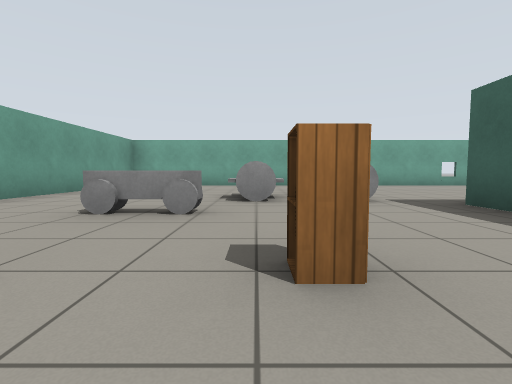
view 1 (above)

22 first-person views from a walk through a Gazebo world. The camera is 0.72 m above the floor, tilts 4° down and sees 85° across. The floor is counted in squares, 2 m on a side. Each view is taken from the middle of a square. On the plan, view 1 faces up. The plan holds only what a view shows up to about 9 squares ahead; the rest is blank. Gazebo's built-in surfaces are drawn with simple patterns.

view 2
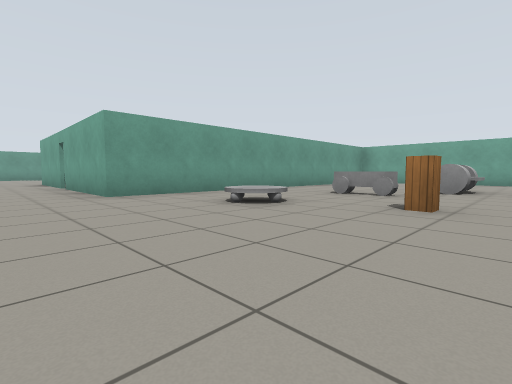

view 3
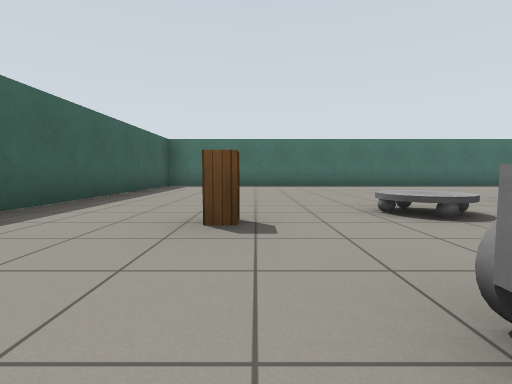

view 4
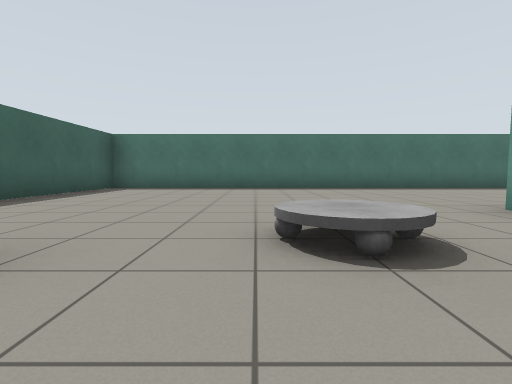

view 5
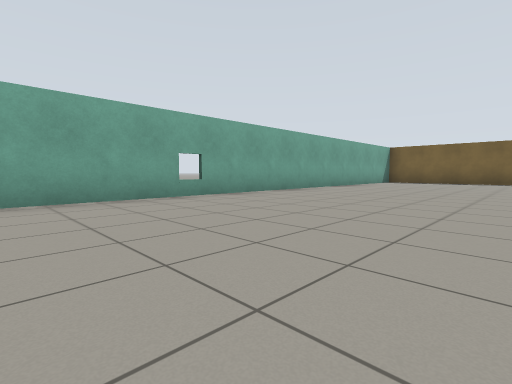

view 6
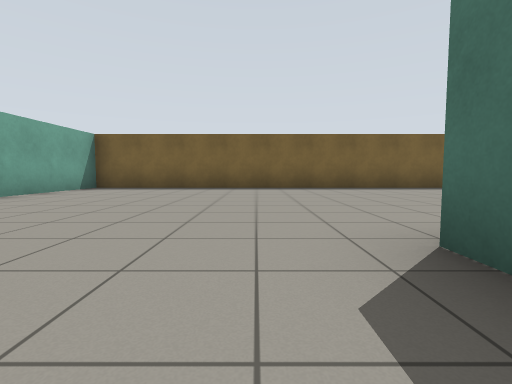

view 7
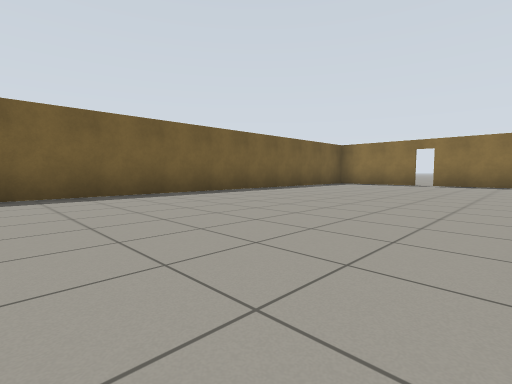

view 8
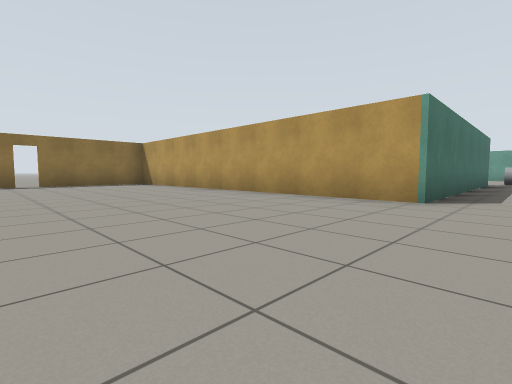

view 9
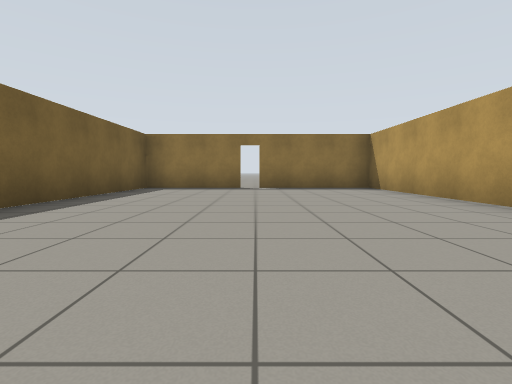

view 10
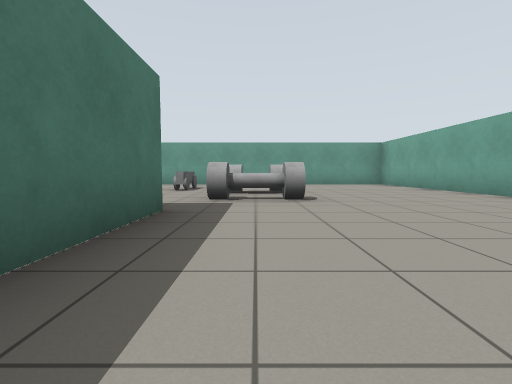

view 11
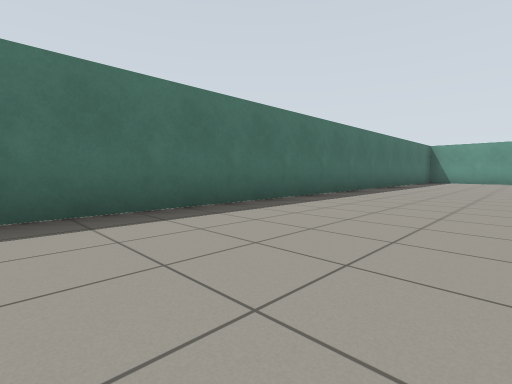

view 12
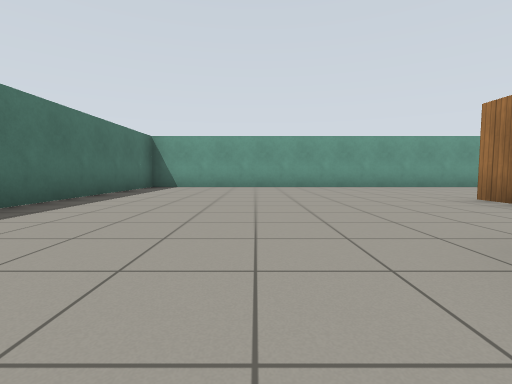

view 13
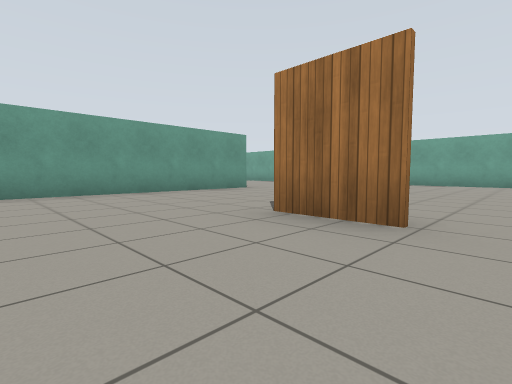

view 14
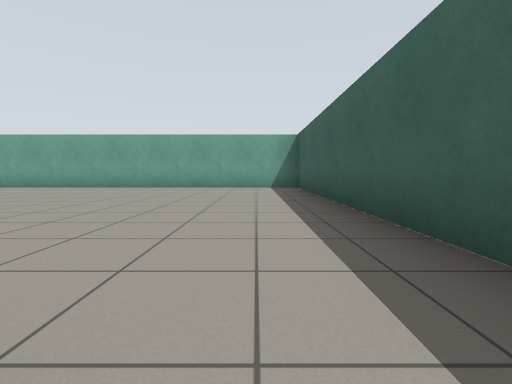

view 15
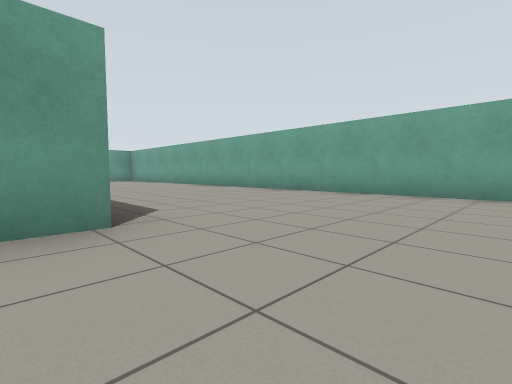

view 16
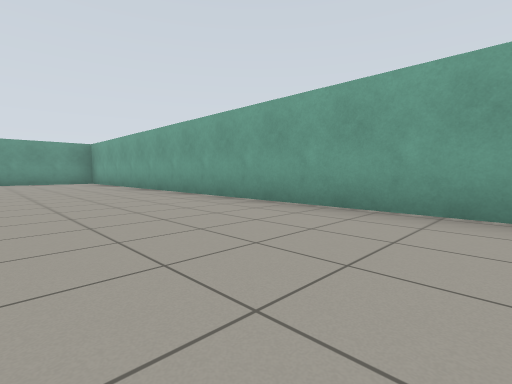

view 17
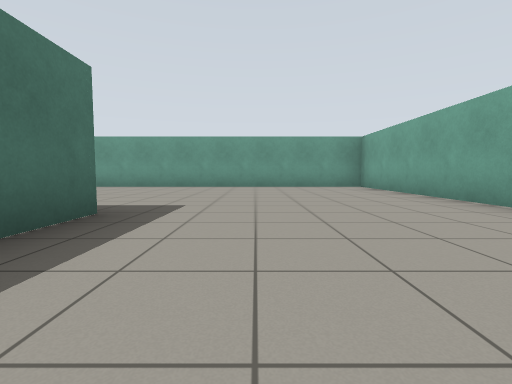

view 18
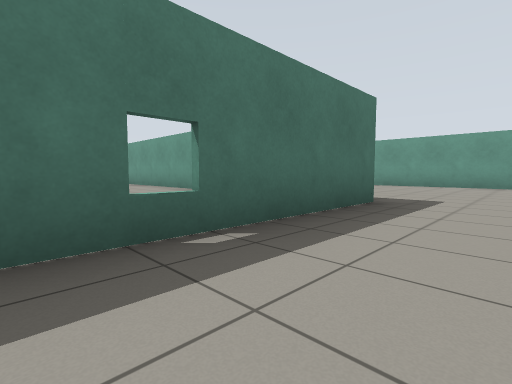

view 19
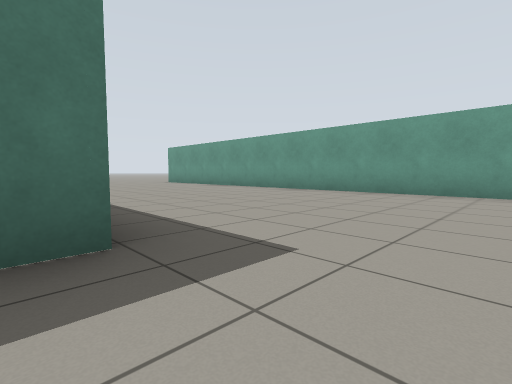

view 20
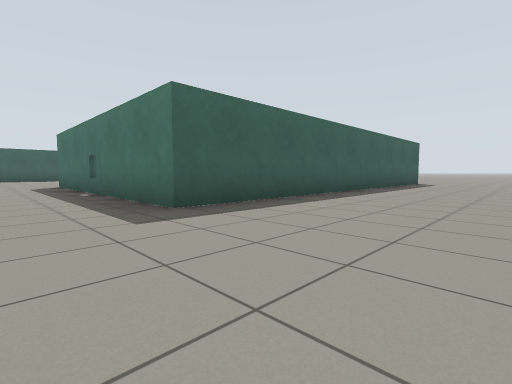

view 21
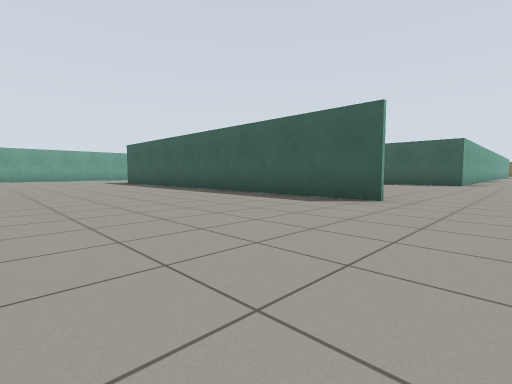

view 22
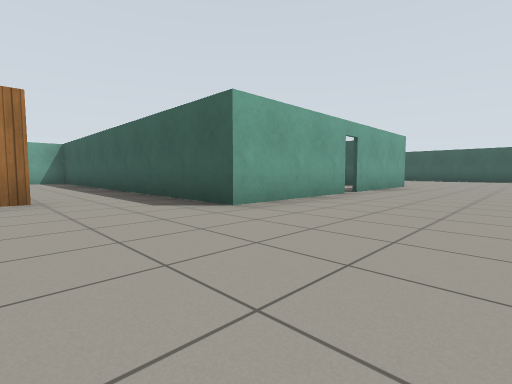

### Floor plan
Points are (right, up) in squares from view 1. A wall is a line through its corners. A room is listed if a view was taken in it or the views show most of it. See-through windows are left out.
Room 1 (views 1, 2, 3, 4, 5, 6, 7, 8, 9, 10, 11, 12, 13, 14, 15, 16, 17, 18, 19, 20, 21, 22)
walls: (-6.4, -0.7) (-9, -0.7) (-9, 7.6) (-25, 7.6) (-25, -2.9); (-10.5, 0.9) (-11.8, 0.9); (2.3, 2.5) (2.3, 3.1) (8.3, 3.1) (8.3, -4.6) (11, -4.6); (1, 7.6) (-3.4, 7.6) (-3.4, -0.7) (-6.1, -0.7); (-20.4, -4.8) (-20.4, 3.6) (-14.9, 3.6) (-14.9, -4.6) (2.3, -4.6) (2.3, 0.5); (11.2, -4.6) (13.6, -4.6) (13.6, 7.6) (3.1, 7.6)
ways out: opening at (-20, -5.5); open door at (-6, -1); open door at (11, -5)
objects: other object (-2, 0) to (-1, 1); other object (-1, 3) to (0, 4); cabinet (0, 1); other object (1, 4)

Positions as (right, up) in squares from view 1, and headings:
1: (0, 0), facing up
2: (1, -2), facing up-left
3: (0, 3), facing down
4: (-1, 2), facing down
5: (3, 4), facing up-right
6: (7, 4), facing right
7: (9, 4), facing down-right
8: (12, 4), facing down-left
9: (11, 2), facing down
10: (5, 4), facing left
11: (-4, -2), facing down-left
12: (-8, -2), facing left
13: (-10, -1), facing up-left
14: (-10, 1), facing up
15: (-13, 3), facing up-left
16: (-15, 5), facing up-left
17: (-18, 5), facing left
18: (-17, 5), facing down-left
19: (-20, 5), facing down-left
20: (-23, 5), facing down-right
21: (-24, -6), facing up-right
22: (-11, -3), facing up-right
